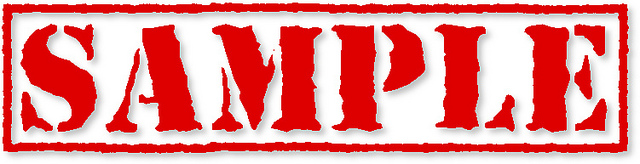
#> input picture Day 4/a.jpg, 640 x 164 px, given in place of a.jpg.jpg, which was not available
$ python imageprocess.py
#> lines starting #> are read from the running program, lines starting #| are printed output that depends on the picture; pictures that were not available may be replaced by others from this repository, and a replacement may not be noted
# image processing using PIL

#import Image module from PIL library
from PIL import Image

#operations in image processing

#imput name of image
name=(input("Enter the name of image: ")+".jpg")
#> the answer given: a.jpg

#open image
img=Image.open(name)
#> img is the input picture: PIL image 640x164 RGB; mean R, G, B 232.1, 140.9, 140.9

#greyscale
img.convert(mode='L').save("imaeprocess.jpg")
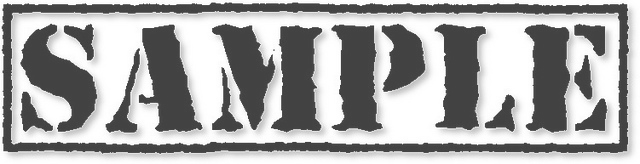
#> saved as imaeprocess.jpg: PIL image 640x164 L; min 60, max 255, mean 168.1
bw_img=Image.open("imaeprocess.jpg")

#rotate image by 90 degree
img_rotate=bw_img.transpose(Image.ROTATE_90)
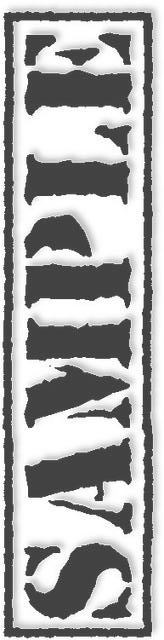
#> img_rotate: PIL image 164x640 L; min 24, max 255, mean 167.9
img_rotate.save("imaeprocess.jpg")

#crop image from center
crop_img=img_rotate.crop(box=(50,50,160,204))
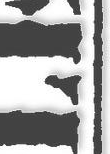
#> crop_img: PIL image 110x154 L; min 40, max 255, mean 162.3
crop_img.save("imaeprocess.jpg")

#generate thumbnails
'''
crop_img.thumbnail((75,75)).save("imaeprocess.jpg")
thumb_img=Image.open("imaeprocess.jpg")
thumb_img.show()
'''

#print name of image
